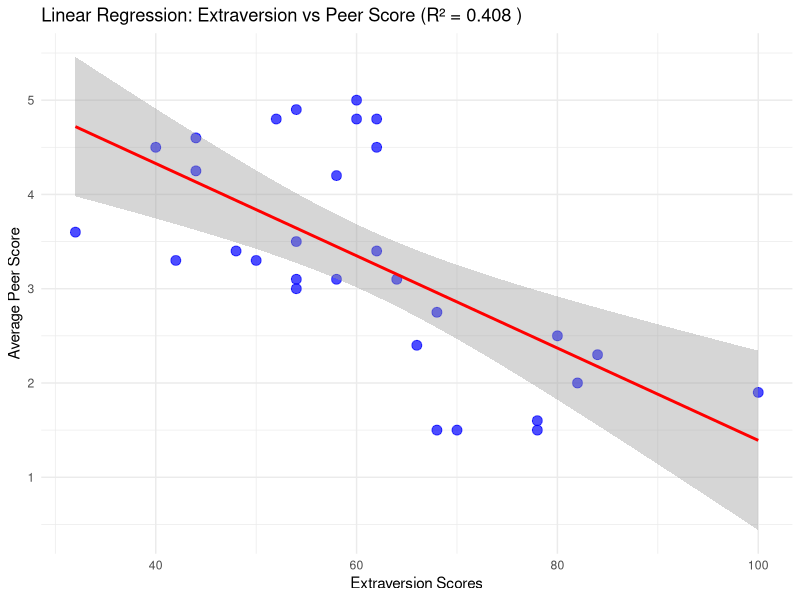
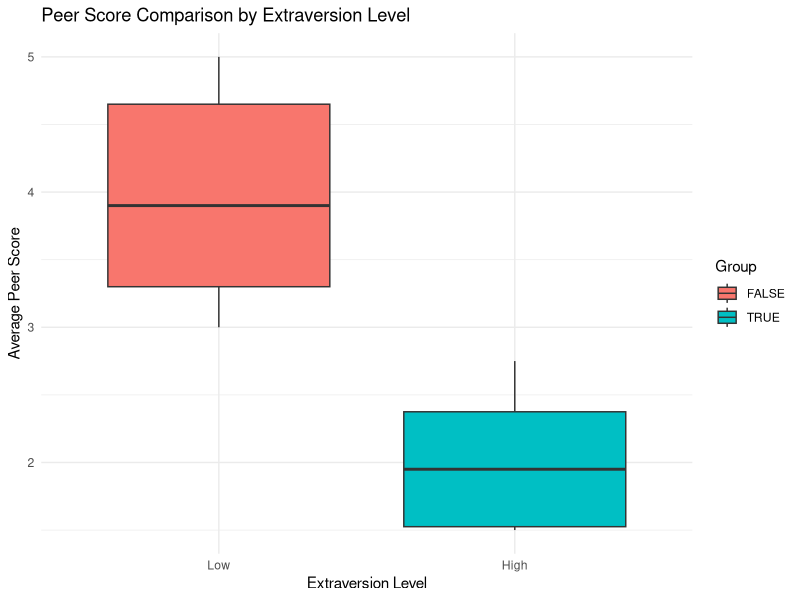
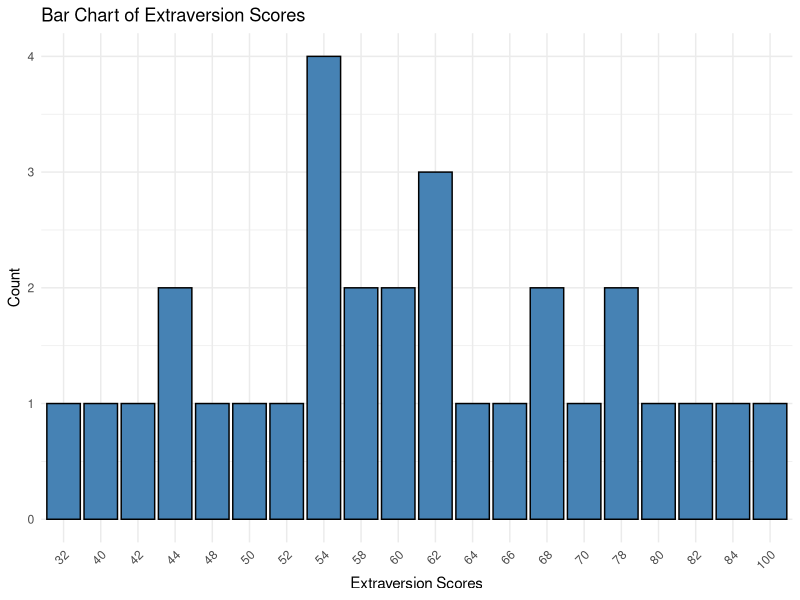

The R script that drew these images, in order:
# Load required libraries
library(ggplot2)
library(dplyr)
library(car)

# Load the dataset (replace 'free_riding.csv' with actual filename)
data <- read.csv("free_riding.csv")

# Open output file to save the results
output_file <- "important.txt"
sink(output_file)

cat("===== Library and Dataset Load =====\n\n")
head(data)

cat("===== Basic statistics summary =====\n\n")
summary(data)

cat("\n\n=== Testing Assumptions about the Data ===\n\n")

# Normality Test using Shapiro-Wilk
cat("\n\n--- Shapiro: Normality Check for extroversion_scores and average_peer_score ---\n\n")
shapiro_extroversion <- shapiro.test(data$extroversion_scores)
shapiro_peer <- shapiro.test(data$average_peer_score)

# Function to check normality
check_normality <- function(shapiro_test) {
  if (shapiro_test$p.value > 0.05) {
    return("Data is normally distributed.")
  } else {
    return("Data is NOT normally distributed.")
  }
}

cat("--- Normality Check Results ---\n")
cat("Extraversion Scores: ", check_normality(shapiro_extroversion), "\n")
cat("Peer Scores: ", check_normality(shapiro_peer), "\n")

# Levene's test for equal variances
levene_test <- leveneTest(data$average_peer_score ~ as.factor(data$extroversion_scores > 65), data = data)

cat("\n--- Equal Variances Assumption Results (Levene's Test) ---\n")
print(levene_test)

# Evaluate variance equality and assign the result to a variable
equal_var <- levene_test$`Pr(>F)`[1] > 0.05

if (equal_var) {
  cat("Equal variances assumed (p =", levene_test$`Pr(>F)`[1], ")\n")
} else {
  cat("Equal variances NOT assumed (p =", levene_test$`Pr(>F)`[1], ")\n")
}

# Pearson Correlation Test
cor_test <- cor.test(data$extroversion_scores, data$average_peer_score, method = "pearson")

cat("\n\n--- Pearson Correlation Test ---\n\n")
print(cor_test)

cat("Pearson Correlation Coefficient:", cor_test$estimate, "\n")
cat("p-value for correlation:", cor_test$p.value, "\n")

if (cor_test$p.value < 0.05) {
  cat("There is a significant correlation between extraversion and peer scores (p =", cor_test$p.value, ")\n")
} else {
  cat("No significant correlation between extraversion and peer scores (p =", cor_test$p.value, ")\n")
}

# Independent T-test based on variance assumption
data$extroversion_group <- ifelse(data$extroversion_scores > 65, "High", "Low")
t_test_result <- t.test(average_peer_score ~ extroversion_group, data = data, var.equal = equal_var)

cat("\n\n--- T-Test Results ---\n\n")
print(t_test_result)

if (t_test_result$p.value > 0.05) {
  cat("No significant difference in peer scores between high and low extraversion groups (p =", t_test_result$p.value, ")\n")
} else {
  cat("There is a significant difference in peer scores between high and low extraversion groups (p =", t_test_result$p.value, ")\n")
}

# Linear Regression
model <- lm(average_peer_score ~ extroversion_scores, data = data)
summary_model <- summary(model)

cat("\n\n--- Linear Regression Results ---\n\n")
print(summary_model)

r_squared <- summary_model$r.squared
p_value <- summary_model$coefficients["extroversion_scores", "Pr(>|t|)"]

cat("R-squared value:", r_squared, "\n")
cat("P-value for Extraversion Predictor:", p_value, "\n")

# Scatter Plot with Regression Line
cat("\n\n--- Scatter plot with regression line (R^2) ---\n\n")
ggplot(data, aes(x = extroversion_scores, y = average_peer_score)) +
  geom_point(color = "blue", size = 3, alpha = 0.7) +
  geom_smooth(method = "lm", col = "red", se = TRUE) +
  labs(title = paste("Linear Regression: Extraversion vs Peer Score (R² =", round(r_squared, 3), ")"),
       x = "Extraversion Scores",
       y = "Average Peer Score") +
  theme_minimal()

# Boxplot comparing peer scores across extraversion levels
cat("\n\n--- Boxplot comparing peer scores across extraversion levels (Threshold = 65) ---\n\n")
ggplot(data, aes(x = factor(extroversion_scores > 65, labels = c("Low", "High")), 
                 y = average_peer_score, fill = factor(extroversion_scores > 65))) +
  geom_boxplot() +
  labs(title = "Peer Score Comparison by Extraversion Level",
       x = "Extraversion Level",
       y = "Average Peer Score",
       fill = "Group") +
  theme_minimal()

# Bar chart of extraversion scores
cat("\n\n--- Bar Chart of Extraversion Scores ---\n\n")
ggplot(data, aes(x = factor(extroversion_scores))) +
  geom_bar(fill = "steelblue", color = "black") +
  labs(title = "Bar Chart of Extraversion Scores",
       x = "Extraversion Scores",
       y = "Count") +
  theme_minimal() +
  theme(axis.text.x = element_text(angle = 45, hjust = 1))

cat("\nAll results have been saved to", output_file, "\n")

# Close the sink to stop writing to the file
sink()
cat("Assumption checks completed and saved to 'assumption_checks_output.txt'.\n")
